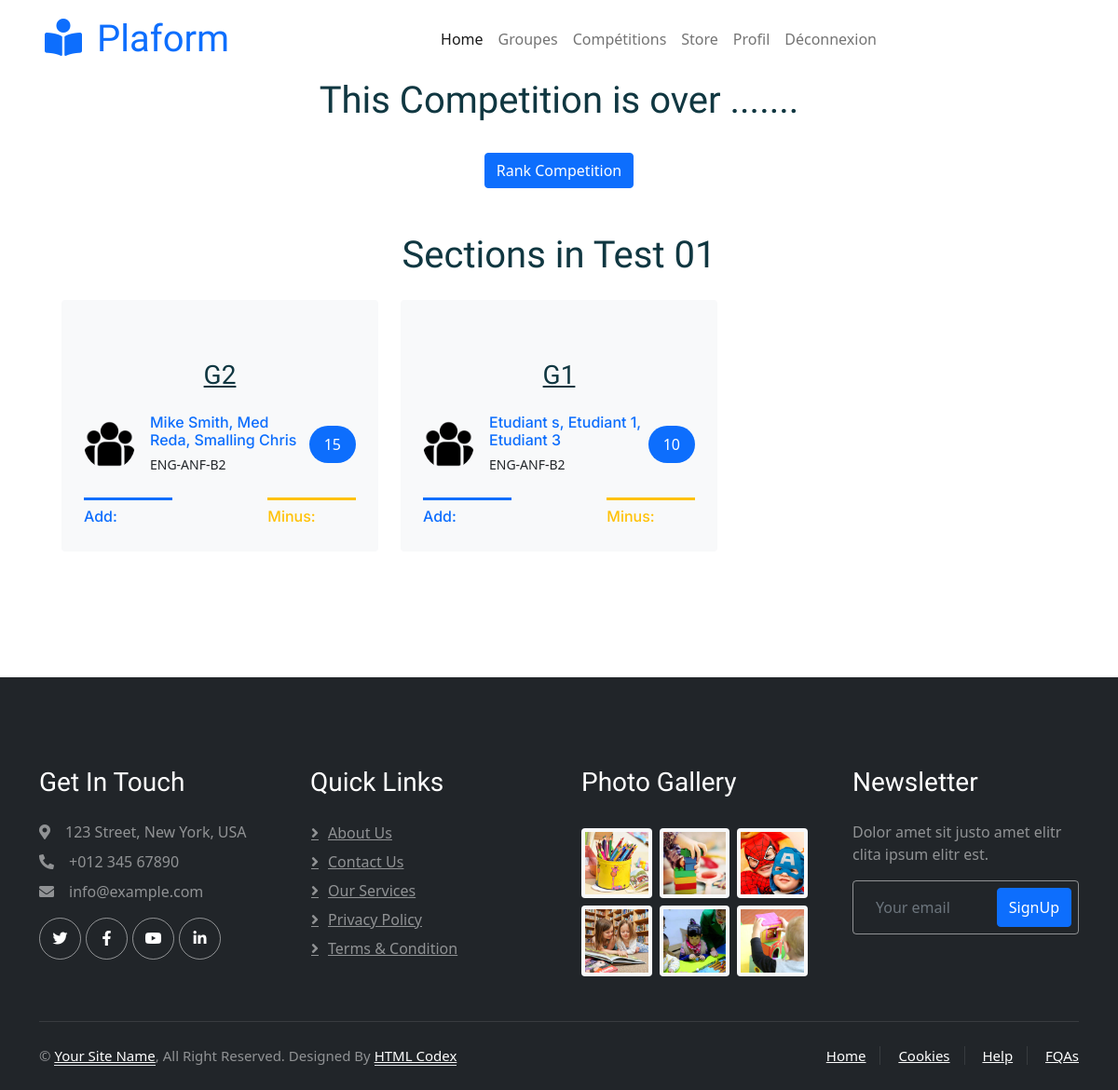
Page /competitions/10/sections/ on the committed database.
### platformTK/models.py (models this page shows, shortened)
class Competitions(models.Model):
    name = models.CharField(max_length=100)
    number_of_sections = models.PositiveIntegerField()  # Number of sections for the competition
    group = models.ForeignKey('Groups', related_name='competitions', on_delete=models.CASCADE)  # Use ForeignKey for one group
    date_created = models.DateField(auto_now_add=True, null=True, blank=True)
    is_finished = models.BooleanField(default=False)  # New field to track if competition is finished
    prof = models.ForeignKey('prof', related_name='competitions', on_delete=models.CASCADE)  # Link to the professor

class Sections(models.Model):
    competition = models.ForeignKey('Competitions', on_delete=models.CASCADE, related_name='sections')
    section_name = models.CharField(max_length=100)
    etudiants = models.ManyToManyField('Etudiant', related_name='sections')
    points = models.PositiveIntegerField(default=0)

class Etudiant(models.Model):
    user = models.OneToOneField(User, null=True, on_delete=models.CASCADE)
    prenom = models.CharField(max_length=50)
    nom = models.CharField(max_length=50)
    date_de_naissance = models.DateField()
    email = models.EmailField(unique=True)
    numéro_de_téléphone = models.CharField(max_length=15, blank=True, null=True)
    avatar = models.ImageField(null=True, blank=True)
    slugEtudiant = models.SlugField(blank=True, null=True)
    date_created = models.DateField(auto_now_add=True, null=True, blank=True)
    points = models.IntegerField(default=0,blank=True, null=True)
    EtudiantCode = models.CharField(max_length=100, null=True, blank=True, default=generate_etudiant_code)

class Groups(models.Model):
    name = models.CharField(max_length=100)
    description = models.CharField(max_length=300)
    code_group = models.CharField(max_length=100, unique=True, blank=True, editable=False)
    etudiants = models.ManyToManyField(Etudiant, related_name='groups')
    profs = models.ManyToManyField(prof, related_name='groups')
    date_created = models.DateField(auto_now_add=True, null=True, blank=True)

### platformTK/views.py (the view)
# urls.py: path('competitions/<int:competition_id>/sections/', views.competition_sections, name='competition_sections'),
def competition_sections(request, competition_id):
    competition = get_object_or_404(Competitions, id=competition_id)
    sections = competition.sections.all().order_by('-points')  # Get all sections related to the competition
    return render(request, 'platformTK/Prof/competition_sections.html', {'competition': competition, 'sections': sections})

### platformTK/templates/platformTK/Prof/competition_sections.html (shortened to what this page needs)
{% extends "platformTK/Prof/HomeBase.html" %}
{% load static %}
{% block content %}
{% include 'platformTK/Prof/navbar.html' %}
<div class="container">
    {% if competition.is_finished %}
    <div class="text-center">
       <h1>This Competition is over .......</h1>
    </div>
    <div class="text-center">
        <form action="{% url 'rank_competition' competition_id=competition.id %}" method="post">
            <button type="submit" class="btn btn-primary">
                Rank Competition
            </button>
        </form>
    </div>
{% endif %}
    <div class="container-xxl py-5">
        <div class="container">
            <div class="text-center mx-auto mb-5 wow fadeInUp" data-wow-delay="0.1s" style="max-width: 600px;">
                <h1 class="mb-3">Sections in {{ competition.name }}</h1>
            </div>
            <br>
            <div class="row g-4">
                {% for section in sections %}
                <div class="col-lg-4 col-md-6 wow fadeInUp" data-wow-delay="0.1s" style="margin-bottom: 39px;">
                    <div class="classes-item">
                        <div class="bg-light rounded p-4 pt-5 mt-n5">
                            <a class="d-block text-center h3 mt-3 mb-4" href="#">{{ section.section_name }}</a>
                            <div class="d-flex align-items-center justify-content-between mb-4">
                                <div class="d-flex align-items-center">
                                    <img class="rounded-circle flex-shrink-0" src="{% static 'img/681494.png' %}" alt="" style="width: 55px; height: 55px;">
                                    <div class="ms-3">
                                        <h6 class="text-primary mb-1">
                                            {% for student in section.etudiants.all %}
                                                {{ student.prenom }} {{ student.nom }}{% if not forloop.last %}, {% endif %}
                                            {% endfor %}
                                        </h6>
                                        <small>{{ section.competition.group.name }}</small>
                                    </div>
                                </div>
                                <span class="bg-primary text-white rounded-pill py-2 px-3" data-section-id="{{ section.id }}">{{ section.points }}</span>
                            </div>
                            <div class="row g-1">
                                <div class="col-4">
                                    <div class="border-top border-3 border-primary pt-2">
                                        <h6 class="text-primary mb-1">Add:</h6>
                                    </div>
                                </div>
                                <div class="col-4">
                                </div>
                                <div class="col-4">
                                    <div class="border-top border-3 border-warning pt-2">
                                        <h6 class="text-warning mb-1">Minus:</h6>
                                    </div>
                                </div>
                            </div>
                        </div>
                    </div>
                </div>
                {% endfor %}
            </div>
        </div>
    </div>
</div>
{% endblock %}

### platformTK/static/css/style.css (style rules this page uses)
:root { --primary: #FE5D37; --light: #FFF5F3; --dark: #103741; }
.btn { font-weight: 500; transition: .5s; }
.btn.btn-primary { color: #FFFFFF; }
h1, h2, h3, h4, .h1, .h2, .h3, .h4, .display-1, .display-2, .display-3, .display-4, .display-5, .display-6 { font-family: 'Lobster Two', cursive; font-weight: 700; }
h5, h6, .h5, .h6 { font-weight: 600; }
.classes-item { transition: .5s; }

### rows in the picture
Competitions: name "Test 01"
Sections: section_name "G2", competition.group.name "ENG-ANF-B2", points "15"
Etudiant: prenom "Mike", nom "Smith"
Etudiant: prenom "Med", nom "Reda"
Etudiant: prenom "Smalling", nom "Chris"
Sections: section_name "G1", competition.group.name "ENG-ANF-B2", points "10"
Etudiant: prenom "Etudiant", nom "s"
Etudiant: prenom "Etudiant", nom "1"
Etudiant: prenom "Etudiant", nom "3"
